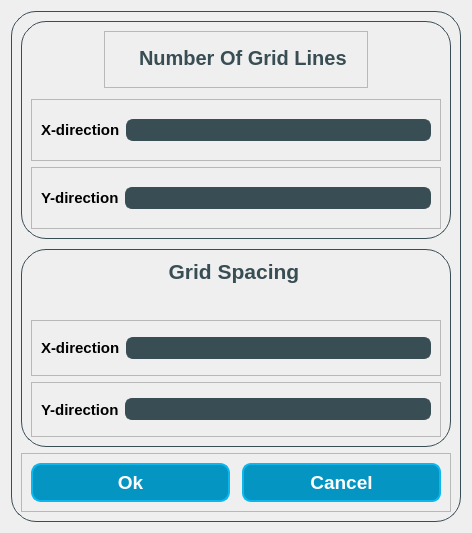
               <widget class="QWidget" name="create_grid">
                <layout class="QVBoxLayout" name="verticalLayout_6">
                 <item alignment="Qt::AlignHCenter|Qt::AlignVCenter">
                  <widget class="QFrame" name="grid_choices">
                   <property name="minimumSize">
                    <size>
                     <width>450</width>
                     <height>500</height>
                    </size>
                   </property>
                   <property name="maximumSize">
                    <size>
                     <width>16777215</width>
                     <height>16777215</height>
                    </size>
                   </property>
                   <property name="styleSheet">
                    <string notr="true">#grid_choices{
border: 1px solid #384d54 ;
border-radius: 25px;
}</string>
                   </property>
                   <property name="frameShape">
                    <enum>QFrame::StyledPanel</enum>
                   </property>
                   <property name="frameShadow">
                    <enum>QFrame::Raised</enum>
                   </property>
                   <layout class="QVBoxLayout" name="verticalLayout_11">
                    <item alignment="Qt::AlignTop">
                     <widget class="QFrame" name="frame_5">
                      <property name="minimumSize">
                       <size>
                        <width>0</width>
                        <height>220</height>
                       </size>
                      </property>
                      <property name="styleSheet">
                       <string notr="true">#frame_5{
border: 1px solid #384d54 ;
border-radius: 25px;
margin-bottom: 2px;
}</string>
                      </property>
                      <property name="frameShape">
                       <enum>QFrame::StyledPanel</enum>
                      </property>
                      <property name="frameShadow">
                       <enum>QFrame::Raised</enum>
                      </property>
                      <layout class="QVBoxLayout" name="verticalLayout_12">
                       <item alignment="Qt::AlignHCenter|Qt::AlignTop">
                        <widget class="QFrame" name="frame_8">
                         <property name="frameShape">
                          <enum>QFrame::StyledPanel</enum>
                         </property>
                         <property name="frameShadow">
                          <enum>QFrame::Raised</enum>
                         </property>
                         <layout class="QHBoxLayout" name="horizontalLayout_8">
                          <item>
                           <widget class="QLabel" name="label_4">
                            <property name="minimumSize">
                             <size>
                              <width>200</width>
                              <height>20</height>
                             </size>
                            </property>
                            <property name="sizeIncrement">
                             <size>
                              <width>100</width>
                              <height>0</height>
                             </size>
                            </property>
                            <property name="font">
                             <font>
                              <pointsize>15</pointsize>
                              <bold>true</bold>
                             </font>
                            </property>
                            <property name="styleSheet">
                             <string notr="true">padding:5px;
margin-left:15px;
color:#384d54 ;
margin-bottom: 3px;
</string>
                            </property>
                            <property name="text">
                             <string>Number Of Grid Lines</string>
                            </property>
                           </widget>
                          </item>
                         </layout>
                        </widget>
                       </item>
                       <item>
                        <widget class="QFrame" name="frame_9">
                         <property name="frameShape">
                          <enum>QFrame::StyledPanel</enum>
                         </property>
                         <property name="frameShadow">
                          <enum>QFrame::Raised</enum>
                         </property>
                         <layout class="QHBoxLayout" name="horizontalLayout_14">
                          <item>
                           <widget class="QLabel" name="label_5">
                            <property name="font">
                             <font>
                              <pointsize>11</pointsize>
                              <bold>true</bold>
                             </font>
                            </property>
                            <property name="text">
                             <string>X-direction</string>
                            </property>
                           </widget>
                          </item>
                          <item>
                           <widget class="QLineEdit" name="lineEdit">
                            <property name="font">
                             <font>
                              <pointsize>9</pointsize>
                              <bold>true</bold>
                             </font>
                            </property>
                            <property name="styleSheet">
                             <string notr="true">QLineEdit{
border: 2px solid #384d54 ;
border-radius:7px;
padding:1.2px;
color: black;
background-color:#384d54 ;
color: white;
}
QLineEdit::hover{
background-color:#42636E ;

}</string>
                            </property>
                            <property name="text">
                             <string/>
                            </property>
                           </widget>
                          </item>
                         </layout>
                        </widget>
                       </item>
                       <item>
                        <widget class="QFrame" name="frame_10">
                         <property name="frameShape">
                          <enum>QFrame::StyledPanel</enum>
                         </property>
                         <property name="frameShadow">
                          <enum>QFrame::Raised</enum>
                         </property>
                         <layout class="QHBoxLayout" name="horizontalLayout_15">
                          <item>
                           <widget class="QLabel" name="label_6">
                            <property name="font">
                             <font>
                              <pointsize>11</pointsize>
                              <bold>true</bold>
                             </font>
                            </property>
                            <property name="text">
                             <string>Y-direction</string>
                            </property>
                           </widget>
                          </item>
                          <item>
                           <widget class="QLineEdit" name="lineEdit_2">
                            <property name="font">
                             <font>
                              <bold>true</bold>
                             </font>
                            </property>
                            <property name="styleSheet">
                             <string notr="true">QLineEdit{
border: 2px solid #384d54 ;
border-radius:7px;
padding:1.2px;
color: black;
background-color:#384d54 ;
color: white;
}
QLineEdit::hover{
background-color:#42636E ;

}</string>
                            </property>
                           </widget>
                          </item>
                         </layout>
                        </widget>
                       </item>
                      </layout>
                     </widget>
                    </item>
                    <item>
                     <widget class="QFrame" name="frame_7">
                      <property name="minimumSize">
                       <size>
                        <width>0</width>
                        <height>200</height>
                       </size>
                      </property>
                      <property name="styleSheet">
                       <string notr="true">#frame_7{
border: 1px solid #384d54 ;
border-radius: 25px;
margin-top: 2px;
}</string>
                      </property>
                      <property name="frameShape">
                       <enum>QFrame::StyledPanel</enum>
                      </property>
                      <property name="frameShadow">
                       <enum>QFrame::Raised</enum>
                      </property>
                      <layout class="QVBoxLayout" name="verticalLayout_13">
                       <item alignment="Qt::AlignHCenter|Qt::AlignTop">
                        <widget class="QLabel" name="label_7">
                         <property name="minimumSize">
                          <size>
                           <width>200</width>
                           <height>20</height>
                          </size>
                         </property>
                         <property name="sizeIncrement">
                          <size>
                           <width>100</width>
                           <height>0</height>
                          </size>
                         </property>
                         <property name="font">
                          <font>
                           <pointsize>16</pointsize>
                           <bold>true</bold>
                          </font>
                         </property>
                         <property name="styleSheet">
                          <string notr="true">
margin-left:15px;

color:#384d54 ;
</string>
                         </property>
                         <property name="text">
                          <string>  Grid Spacing</string>
                         </property>
                        </widget>
                       </item>
                       <item>
                        <widget class="QFrame" name="frame_11">
                         <property name="frameShape">
                          <enum>QFrame::StyledPanel</enum>
                         </property>
                         <property name="frameShadow">
                          <enum>QFrame::Raised</enum>
                         </property>
                         <layout class="QHBoxLayout" name="horizontalLayout_16">
                          <item>
                           <widget class="QLabel" name="label_8">
                            <property name="font">
                             <font>
                              <pointsize>11</pointsize>
                              <bold>true</bold>
                             </font>
                            </property>
                            <property name="text">
                             <string>X-direction</string>
                            </property>
                           </widget>
                          </item>
                          <item>
                           <widget class="QLineEdit" name="lineEdit_3">
                            <property name="font">
                             <font>
                              <bold>true</bold>
                             </font>
                            </property>
                            <property name="styleSheet">
                             <string notr="true">QLineEdit{
border: 2px solid #384d54 ;
border-radius:7px;
padding:1.2px;
color: black;
background-color:#384d54 ;
color: white;
}
QLineEdit::hover{
background-color:#42636E ;

}</string>
                            </property>
                           </widget>
                          </item>
                         </layout>
                        </widget>
                       </item>
                       <item>
                        <widget class="QFrame" name="frame_12">
                         <property name="frameShape">
                          <enum>QFrame::StyledPanel</enum>
                         </property>
                         <property name="frameShadow">
                          <enum>QFrame::Raised</enum>
                         </property>
                         <layout class="QHBoxLayout" name="horizontalLayout_19">
                          <item>
                           <widget class="QLabel" name="label_9">
                            <property name="font">
                             <font>
                              <pointsize>11</pointsize>
                              <bold>true</bold>
                             </font>
                            </property>
                            <property name="text">
                             <string>Y-direction</string>
                            </property>
                           </widget>
                          </item>
                          <item>
                           <widget class="QLineEdit" name="lineEdit_4">
                            <property name="font">
                             <font>
                              <bold>true</bold>
                             </font>
                            </property>
                            <property name="styleSheet">
                             <string notr="true">QLineEdit{
border: 2px solid #384d54 ;
border-radius:7px;
padding:1.2px;
color: black;
background-color:#384d54 ;
color: white;
}
QLineEdit::hover{
background-color:#42636E ;

}</string>
                            </property>
                           </widget>
                          </item>
                         </layout>
                        </widget>
                       </item>
                      </layout>
                     </widget>
                    </item>
                    <item alignment="Qt::AlignTop">
                     <widget class="QFrame" name="frame_6">
                      <property name="minimumSize">
                       <size>
                        <width>0</width>
                        <height>30</height>
                       </size>
                      </property>
                      <property name="frameShape">
                       <enum>QFrame::StyledPanel</enum>
                      </property>
                      <property name="frameShadow">
                       <enum>QFrame::Raised</enum>
                      </property>
                      <layout class="QHBoxLayout" name="horizontalLayout_20">
                       <item>
                        <widget class="QPushButton" name="pushButton">
                         <property name="font">
                          <font>
                           <pointsize>-1</pointsize>
                           <bold>true</bold>
                          </font>
                         </property>
                         <property name="cursor">
                          <cursorShape>PointingHandCursor</cursorShape>
                         </property>
                         <property name="styleSheet">
                          <string notr="true">QPushButton{  
  border: 2px solid #0db7ed;
  border-radius:10px;
  background-color: #0595C3;
  color: white;
  font-size:19px;
 margin-right:3px;
padding:6px;
}
QPushButton::hover{
  background-color: #0db7ed;
}</string>
                         </property>
                         <property name="text">
                          <string>Ok</string>
                         </property>
                        </widget>
                       </item>
                       <item>
                        <widget class="QPushButton" name="pushButton_4">
                         <property name="minimumSize">
                          <size>
                           <width>0</width>
                           <height>30</height>
                          </size>
                         </property>
                         <property name="font">
                          <font>
                           <pointsize>-1</pointsize>
                           <bold>true</bold>
                          </font>
                         </property>
                         <property name="cursor">
                          <cursorShape>PointingHandCursor</cursorShape>
                         </property>
                         <property name="styleSheet">
                          <string notr="true">QPushButton{  
  border: 2px solid #0db7ed;
  border-radius:9px;
  background-color: #0595C3;
  color: white;

 margin-left:3px;
  font-size:19px;
padding:6px;
}
QPushButton::hover{
  background-color: #0db7ed;
}</string>
                         </property>
                         <property name="text">
                          <string>Cancel</string>
                         </property>
                        </widget>
                       </item>
                      </layout>
                     </widget>
                    </item>
                   </layout>
                  </widget>
                 </item>
                </layout>
               </widget>
